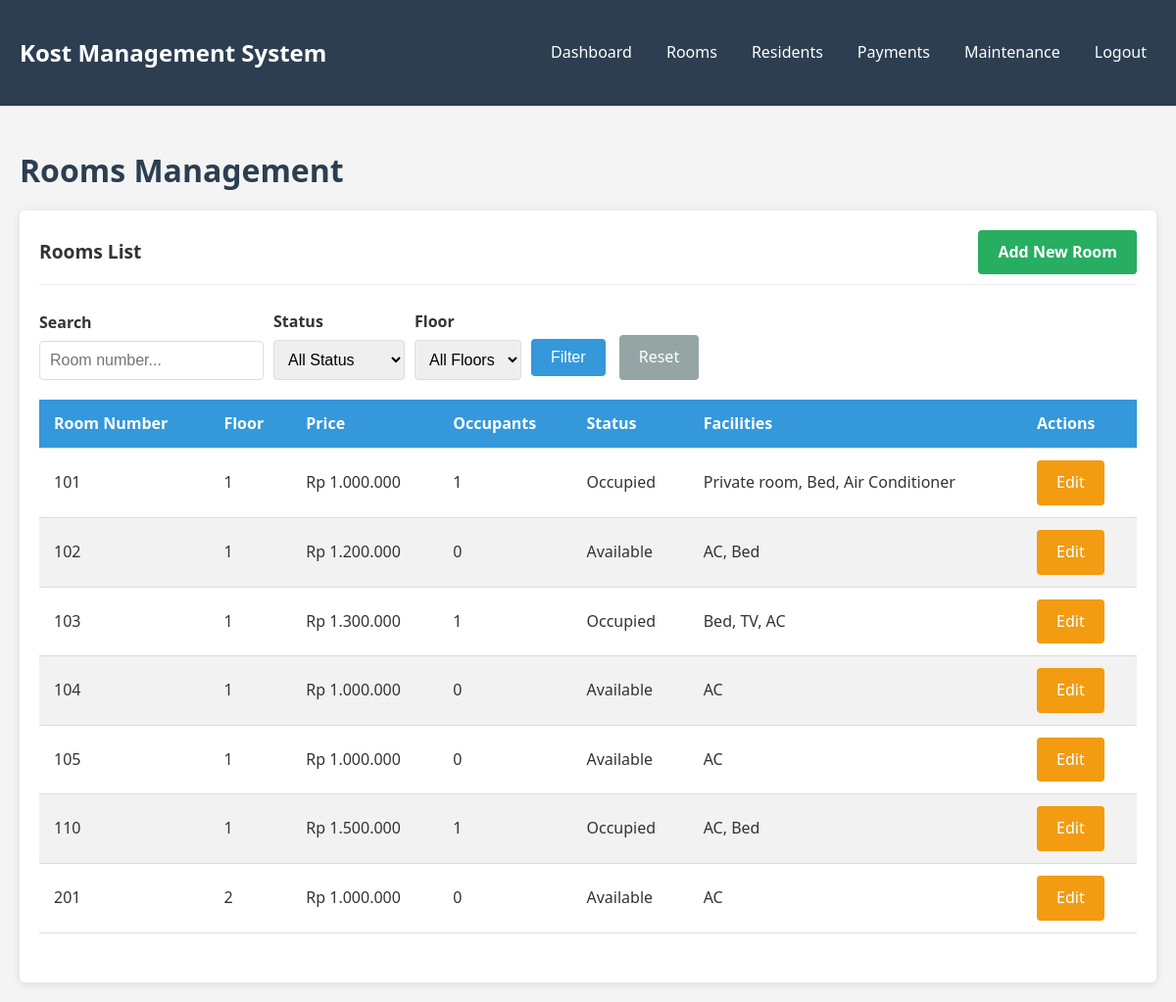
/admin/rooms.php (signed in), run on the app's committed database.
### tables this page shows
CREATE TABLE `rooms` (
  `id` int(11) NOT NULL,
  `room_number` varchar(10) NOT NULL,
  `floor` int(11) NOT NULL,
  `price` decimal(10,2) NOT NULL,
  `facilities` text DEFAULT NULL,
  `status` enum('available','occupied','maintenance') NOT NULL DEFAULT 'available'
);

### admin/rooms.php (the view, shortened to what this page needs)
<?php
require_once "../config.php";
$records_per_page = 10;
$page = isset($_GET['page']) && is_numeric($_GET['page']) ? $_GET['page'] : 1;
$offset = ($page - 1) * $records_per_page;
$search = "";
$sql = "SELECT r.*,
        (SELECT COUNT(*) FROM residents WHERE room_id = r.id AND status = 'active') as occupants
        FROM rooms r
        WHERE 1=1 ";
$params = [];
$types = "";
$sql .= "ORDER BY room_number ASC LIMIT ?, ?";
$params[] = $offset;
$params[] = $records_per_page;
$types .= "ii";
$stmt = mysqli_prepare($conn, $sql);
if($params){
    mysqli_stmt_bind_param($stmt, $types, ...$params);
}
mysqli_stmt_execute($stmt);
$rooms = mysqli_stmt_get_result($stmt);
?>
<!DOCTYPE html>
<html lang="en">
<head>
    <link rel="stylesheet" href="../css/style.css">
</head>
<body>
    <?php include "admin_navbar.php"; ?>
    <div class="container">
        <h1>Rooms Management</h1>
        <div class="card">
            <div class="card-header">
                <div style="display: flex; justify-content: space-between; align-items: center;">
                    <span>Rooms List</span>
                    <a href="room_add.php" class="btn btn-success">Add New Room</a>
                </div>
            </div>
            <div class="card-body">
                <form method="GET" action="<?php echo htmlspecialchars($_SERVER["PHP_SELF"]); ?>" style="margin-bottom: 20px;">
                    <div style="display: flex; gap: 10px; flex-wrap: wrap; align-items: flex-end;">
                        <div>
                            <label for="search">Search</label>
                            <input type="text" name="search" id="search" class="form-control" placeholder="Room number..." value="<?php echo htmlspecialchars($search); ?>">
                        </div>
                        <div>
                            <label for="status">Status</label>
                            <select name="status" id="status" class="form-control">
                                <option value="">All Status</option>
                            </select>
                        </div>
                        <div>
                            <label for="floor">Floor</label>
                            <select name="floor" id="floor" class="form-control">
                                <option value="">All Floors</option>
                            </select>
                        </div>
                        <div>
                            <button type="submit" class="btn btn-primary">Filter</button>
                            <a href="rooms.php" class="btn btn-secondary ml-2">Reset</a>
                        </div>
                    </div>
                </form>
                <?php if(mysqli_num_rows($rooms) > 0): ?>
                <div class="table-container">
                    <table>
                        <thead>
                            <tr>
                                <th>Room Number</th>
                                <th>Floor</th>
                                <th>Price</th>
                                <th>Occupants</th>
                                <th>Status</th>
                                <th>Facilities</th>
                                <th>Actions</th>
                            </tr>
                        </thead>
                        <tbody>
                            <?php while($row = mysqli_fetch_array($rooms)): ?>
                            <tr>
                                <td><?php echo htmlspecialchars($row["room_number"]); ?></td>
                                <td><?php echo htmlspecialchars($row["floor"]); ?></td>
                                <td>Rp <?php echo number_format($row["price"], 0, ',', '.'); ?></td>
                                <td><?php echo htmlspecialchars($row["occupants"]); ?></td>
                                <td>
                                    <?php
                                    $status_class = '';
                                    switch($row["status"]) {
                                        case 'available':
                                            $status_class = 'text-success';
                                            break;
                                        case 'occupied':
                                            $status_class = 'text-primary';
                                            break;
                                    }
                                    echo "<span class='{$status_class}'>" . ucfirst(htmlspecialchars($row["status"])) . "</span>";
                                    ?>
                                </td>
                                <td><?php echo htmlspecialchars($row["facilities"] ?? "N/A"); ?></td>
                                <td>
                                    <a href="room_edit.php?id=<?php echo $row['id']; ?>" class="btn btn-sm btn-warning">Edit</a>
                                </td>
                            </tr>
                            <?php endwhile; ?>
                        </tbody>
                    </table>
                </div>
                <?php else: ?>
                <p>No rooms found.</p>
                <?php endif; ?>
            </div>
        </div>
    </div>
</body>
</html>

### css/style.css (style rules this page uses)
:root { --primary-color: #3498db; --secondary-color: #2ecc71; --dark-color: #2c3e50; --light-color: #ecf0f1; --danger-color: #e74c3c; --warning-color: #f39c12; --success-color: #27ae60; }
* { box-sizing: border-box; margin: 0; padding: 0; }
body { font-family: 'Segoe UI', Tahoma, Geneva, Verdana, sans-serif; line-height: 1.6; background-color: #f4f4f4; color: #333; }
.container { width: 100%; max-width: 1200px; margin: 0 auto; padding: 20px; }
h1, h2, h3, h4 { margin-bottom: 15px; color: var(--dark-color); }
a { color: var(--primary-color); text-decoration: none; }
label { display: block; margin-bottom: 5px; font-weight: 600; }
.form-control { width: 100%; padding: 10px; border: 1px solid #ddd; border-radius: 4px; font-size: 16px; }
.btn { display: inline-block; padding: 10px 20px; background-color: var(--primary-color); color: white; border: none; border-radius: 4px; cursor: pointer; font-size: 16px; transition: background-color 0.3s; }
.btn-primary { background-color: var(--primary-color); }
.btn-secondary { background-color: #95a5a6; }
.btn-success { background-color: var(--success-color); }
.btn-warning { background-color: var(--warning-color); }
.ml-2 { margin-left: 10px; }
.table-container { overflow-x: auto; }
table { width: 100%; border-collapse: collapse; margin-bottom: 20px; }
th, td { padding: 12px 15px; text-align: left; border-bottom: 1px solid #ddd; }
th { background-color: var(--primary-color); color: white; }
tr:nth-child(even) { background-color: #f2f2f2; }
.card { background-color: white; border-radius: 5px; box-shadow: 0 2px 10px rgba(0, 0, 0, 0.1); padding: 20px; }
.card-header { font-weight: bold; font-size: 1.2rem; padding-bottom: 10px; border-bottom: 1px solid #eee; margin-bottom: 15px; }
.card-body { padding: 10px 0; }

### data on the page
rooms: room_number "101", floor "1", price "1.000.000", occupants "1", status "Occupied", facilities "Private room, Bed, Air Conditioner"
rooms: room_number "102", floor "1", price "1.200.000", occupants "0", status "Available", facilities "AC, Bed"
rooms: room_number "103", floor "1", price "1.300.000", occupants "1", status "Occupied", facilities "Bed, TV, AC"
rooms: room_number "104", floor "1", price "1.000.000", occupants "0", status "Available", facilities "AC"
rooms: room_number "105", floor "1", price "1.000.000", occupants "0", status "Available", facilities "AC"
rooms: room_number "110", floor "1", price "1.500.000", occupants "1", status "Occupied", facilities "AC, Bed"
rooms: room_number "201", floor "2", price "1.000.000", occupants "0", status "Available", facilities "AC"
